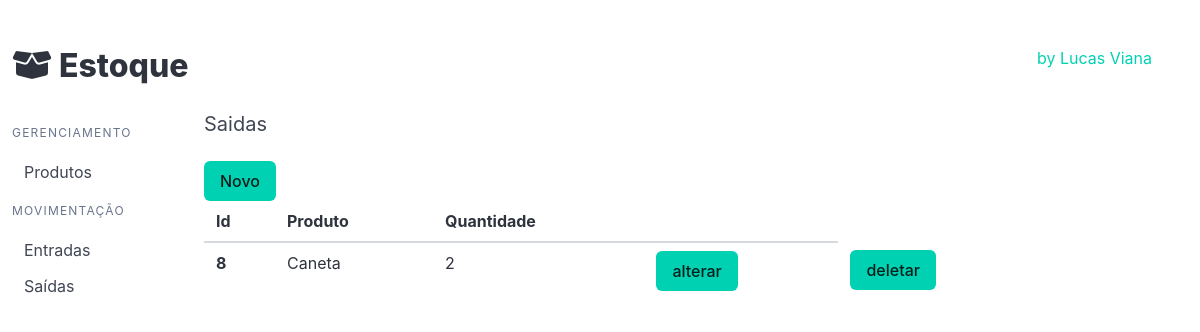
Page /saida/list_saida on the earlier database version.
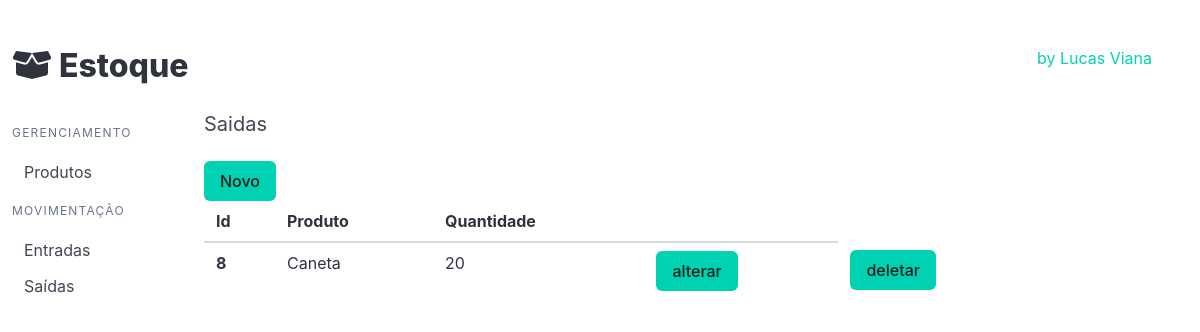
Same page on the later database version.
### saida/models.py (models this page shows, shortened)
class Saidas(models.Model):
    produto = models.ForeignKey(Produtos, on_delete=models.CASCADE, verbose_name='Produto')
    preco = models.FloatField('Preco', default=0)
    quantidade = models.IntegerField('Quantidade', default=0)
    criado = models.DateTimeField('Criado em', auto_now_add=True)
    modificado = models.DateTimeField('Modificado em', auto_now=True)

### produto/models.py (models this page shows, shortened)
class Produtos(models.Model):
    produto = models.CharField('Produto', max_length=200)
    cor = models.ForeignKey(Cores, on_delete=models.PROTECT, verbose_name='Cor')
    descricao = models.TextField('Descriçao', blank=True)
    quantidade = models.IntegerField('Quantidade', default=0)
    preco = models.DecimalField('Preço', decimal_places=2, max_digits=8, default=0)
    criado = models.DateTimeField('Criado em', auto_now_add=True)
    modificado = models.DateField('Modificado em', auto_now=True)
    def __str__(self):
        return self.produto
    class Meta:
        verbose_name = 'Produto'
        verbose_name_plural = 'Produtos'
        ordering = ['-produto']

### saida/views.py (the view)
# urls.py: path('list_saida', list_saida, name='list_saida'),
def list_saida(request):
    saidas = Saidas.objects.all()
    template_name = 'list_saida.html'
    context = {
        'saidas': saidas
    }
    return render(request, template_name, context)

### saida/templates/list_saida.html
{% extends 'base.html' %}{% block product %}
<h2 class="subtitle">Saidas</h2>
<a class="button is-primary" href="{% url 'saida:new_saida' %}">Novo</a>
<table class="table is-striped is-hoverable is-fullwidth">
  <thead>
    <tr>
      <th>Id</th>
      <th>Produto</th>
      <th>Quantidade</th>
      <th></th>
    </tr>
  </thead>
  <tbody>{% for saida in saidas %}<tr>
      <th>{{ saida.id }}</th>
      <td>{{ saida.produto }}</td>
      <td>{{ saida.quantidade }}</td>
      <td><a class="button is-primary" href="{% url 'saida:update_saida' saida.id %}">alterar</a></td>
      <td><a class="button is-primary" href="{% url 'saida:delete_saida' saida.id %}">deletar</a></td>
    </tr>{% endfor %} </tbody>
</table>
{% endblock %}

Differences in the rows shown:
changed Saidas "Caneta": quantidade "2" → "20"
